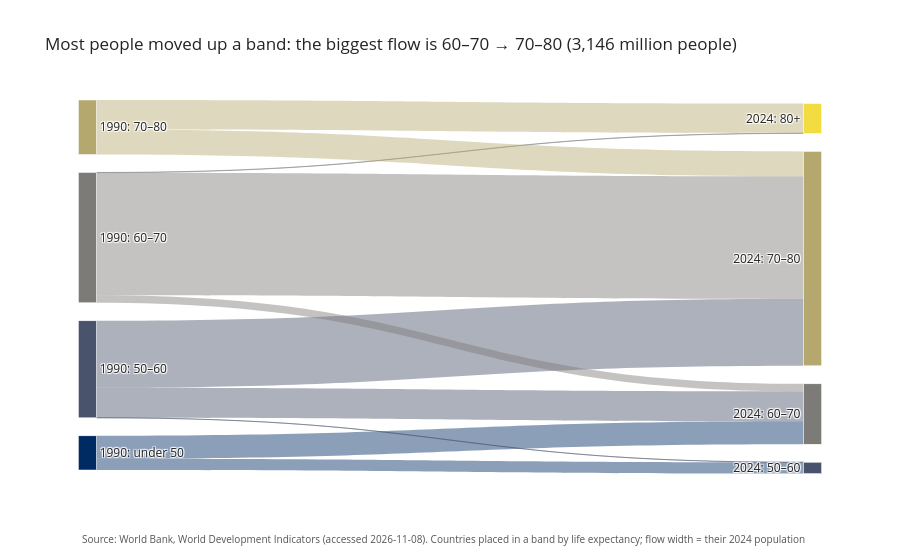

Notebook code for this chart:
### Markdown cell above
**What the measures say.** *Degree centrality* is close to flat by design (everyone has ~4–8 links), so the interesting one is **betweenness**: how often a country sits on the shortest path between two others. High-betweenness countries are the "in-between" profiles, for example middle-income countries with one indicator that's unusually high or low for their income, so they connect a richer cluster to a poorer one. Community detection finds groups that roughly match development stages, and they cut *across* World Bank regions. That's the point of the network: geography and development are not the same thing.

## 8.2 Sankey: how people moved between life expectancy bands, 1990 → latest

### Code cell
BANDS = [0, 50, 60, 70, 80, 200]
BAND_LABELS = ["under 50", "50–60", "60–70", "70–80", "80+"]
s1990 = snapshot(1990, window=1)
flow = pd.DataFrame({"from": pd.cut(s1990.life_expectancy, BANDS, labels=BAND_LABELS, right=False),
                     "to": pd.cut(snap.life_expectancy, BANDS, labels=BAND_LABELS, right=False),
                     "pop": snap.population}).dropna()
links = flow.groupby(["from", "to"], observed=True)["pop"].sum().div(1e6).reset_index()
links = links[links["pop"] > 0]

band_col = dict(zip(BAND_LABELS, [to_hex(mpl.colormaps["cividis"](x)) for x in np.linspace(0.05, 0.95, 5)]))
left = [b for b in BAND_LABELS[::-1] if b in set(links["from"])]          # high band on top
right = [b for b in BAND_LABELS[::-1] if b in set(links["to"])]
nodes = [f"1990: {b}" for b in left] + [f"{LATEST}: {b}" for b in right]
idx = {n: i for i, n in enumerate(nodes)}
node_x = [0.01] * len(left) + [0.99] * len(right)
node_y = list(np.linspace(0.05, 0.95, len(left))) + list(np.linspace(0.05, 0.95, len(right)))

def rgba(hexc, a):
    r, g, b = [int(255 * v) for v in to_rgb(hexc)]
    return f"rgba({r},{g},{b},{a})"

top3 = links.nlargest(3, "pop")
fig = go.Figure(go.Sankey(
    arrangement="snap",
    node=dict(label=nodes, x=node_x, y=node_y, pad=18, thickness=18,
              color=[band_col[n.split(": ")[1]] for n in nodes], line=dict(color="white", width=0.5)),
    link=dict(source=[idx[f"1990: {f}"] for f in links["from"]], target=[idx[f"{LATEST}: {t}"] for t in links["to"]],
              value=links["pop"].round(1), color=[rgba(band_col[f], 0.45) for f in links["from"]],
              hovertemplate="%{source.label} → %{target.label}<br>%{value:,.0f} million people<extra></extra>")))
biggest = top3.iloc[0]
fig.update_layout(
    title=f"Most people moved up a band: the biggest flow is {biggest['from']} → {biggest['to']} "
          f"({biggest['pop']:,.0f} million people)",
    font=dict(size=12), height=560)
for _, row in top3.iterrows():
    print(f"{row['from']:>9} → {row['to']:<9} {row['pop']:>8,.0f} million people")
save_plotly(fig, "p8_sankey", extra=f"Countries placed in a band by life expectancy; flow width = their {LATEST} population")

### Figure 1 — Plotly figure (JSON) as saved in the notebook; plotly's stock layout.template omitted (floating-point values rounded to 4 significant figures)
{"data": [{"arrangement": "snap", "link": {"color": ["rgba(0,43,98,0.45)", "rgba(0,43,98,0.45)", "rgba(73,83,108,0.45)", "rgba(73,83,108,0.45)", "rgba(73,83,108,0.45)", "rgba(124,123,120,0.45)", "rgba(124,123,120,0.45)", "rgba(124,123,120,0.45)", "rgba(181,168,111,0.45)", "rgba(181,168,111,0.45)"], "hovertemplate": "%{source.label} → %{target.label}<br>%{value:,.0f} million people<extra></extra>", "source": [3, 3, 2, 2, 2, 1, 1, 1, 0, 0], "target": [7, 6, 7, 6, 5, 6, 5, 4, 5, 4], "value": [289.3, 589.0, 2.3, 768.0, 1722.0, 195.9, 3146.0, 5.8, 639.4, 759.8]}, "node": {"color": ["#b5a86f", "#7c7b78", "#49536c", "#002b62", "#f3db42", "#b5a86f", "#7c7b78", "#49536c"], "label": ["1990: 70–80", "1990: 60–70", "1990: 50–60", "1990: under 50", "2024: 80+", "2024: 70–80", "2024: 60–70", "2024: 50–60"], "line": {"color": "white", "width": 0.5}, "pad": 18, "thickness": 18, "x": [0.01, 0.01, 0.01, 0.01, 0.99, 0.99, 0.99, 0.99], "y": [0.05, 0.35, 0.65, 0.95, 0.05, 0.35, 0.65, 0.95]}, "type": "sankey"}], "layout": {"annotations": [{"font": {"color": "#555555", "size": 10}, "showarrow": false, "text": "Source: World Bank, World Development Indicators (accessed 2026-11-08). Countries placed in a band by life expectancy; flow width = their 2024 population", "x": 0, "xanchor": "left", "xref": "paper", "y": 0, "yanchor": "top", "yref": "paper", "yshift": -60}], "font": {"size": 12}, "height": 560, "margin": {"b": 90}, "title": {"text": "Most people moved up a band: the biggest flow is 60–70 → 70–80 (3,146 million people)"}}}
